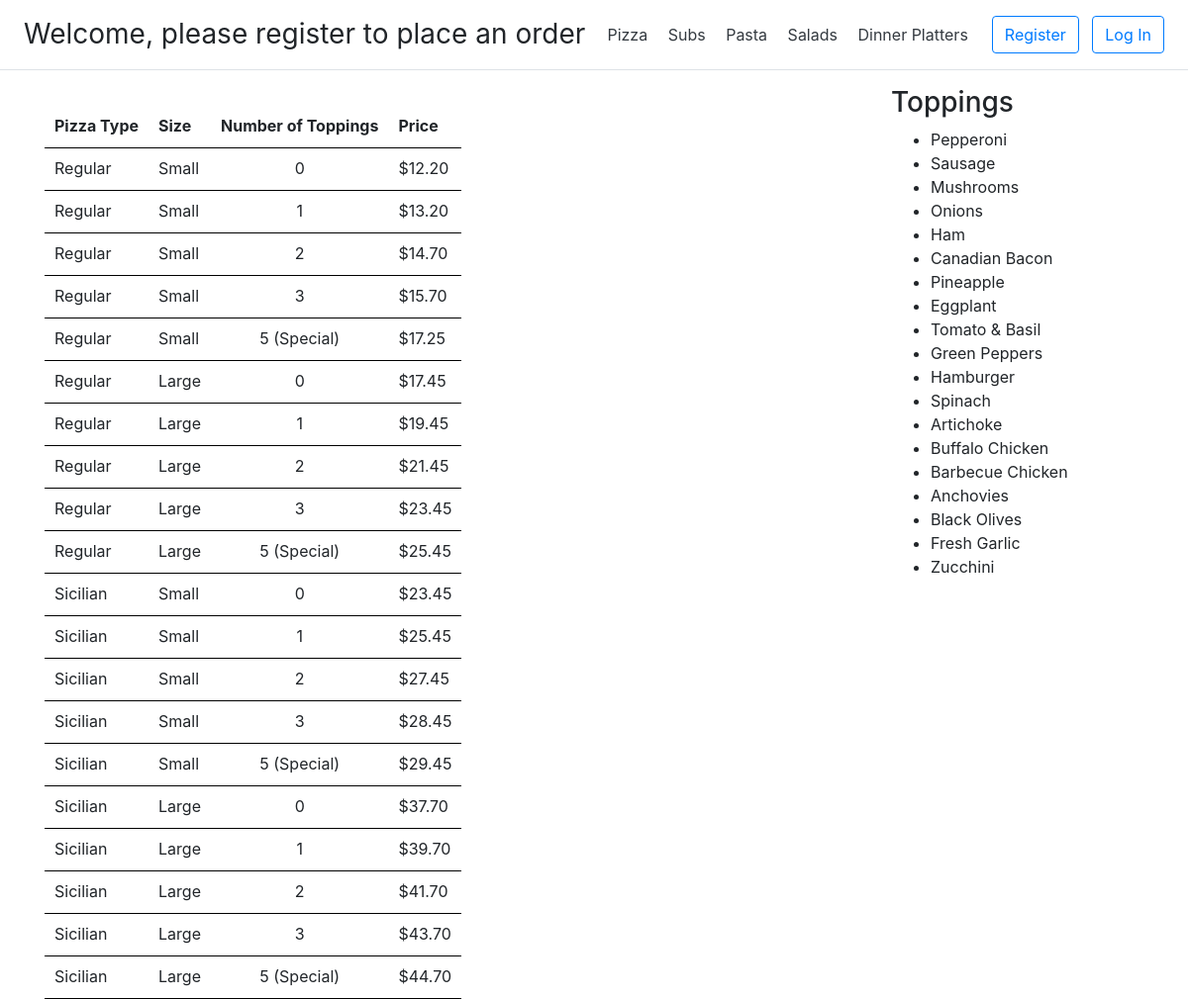
The app's page /menu/pizza with its own data.
### orders/models.py (models this page shows, shortened)
class PizzaPrice(models.Model):
    classification = models.CharField(max_length=10)
    size = models.CharField(max_length=10)
    num_toppings = models.IntegerField(default=0)
    price = models.DecimalField(max_digits=6, decimal_places=2)
    class Meta:
        verbose_name_plural = "Pizza Price"

class Toppings(models.Model):
    topping = models.CharField(max_length=10)
    def __str__(self):
        return f"{self.topping}"
    class Meta:
        verbose_name_plural = "Pizza Toppings"

### orders/views.py (the view)
# urls.py: path("menu/pizza", views.pizza, name="pizza"),
def pizza(request):
    route = "orders/pizza.html"
    pizza_menu = PizzaPrice.objects.all()
    toppings = Toppings.objects.all()
    context = {"toppings": toppings, "pizza_menu": pizza_menu}
    return auth_view(route, context, request)

### orders/views.py (called while the page is built)
def auth_view(route, context, request):
    if request.user.is_authenticated:
        context['user'] = request.user
        base_template = "orders/layoutAuth.html"
        context["base_template"] = base_template
        user_profile = UserProfile.objects.get(customer=request.user)
        return render(request, route, context)
    base_template = "orders/layout.html"
    context['userT'] = "please register to place an order"
    context["base_template"] = base_template
    return render(request, route, context)

### orders/templates/orders/pizza.html (shortened to what this page needs)
{% extends base_template %}
{% load static %}
{% block extra %}
<link rel="stylesheet" href="{% static 'orders/main.css' %}" />
{% endblock %}
{% block body %}
<div class="container">
    <div class="row">
        <div class="col-9">
            <table>
                {% if user.is_authenticated %}
                <thead>
                    <tr>
                        <th scope="col">Pizza Type</th>
                        <th scope="col">Size</th>
                        <th scope="col">Number of Toppings</th>
                        <th scope="col">Price</th>
                        <th scope="col">Add to Cart</th>
                    </tr>
                </thead>
                <tbody>
                    {% for menu in pizza_menu %}
                    <tr>
                        <td>{{menu.classification}}</td>
                        <td>{{menu.size}}</td>
                        <td align="center"> {{menu.num_toppings}} {% if menu.num_toppings == 5 %}(Special) {% endif %}
                        </td>
                        <td> ${{menu.price}}</td>
                        <td align="center">
                            <button type="button" class="btn btn-outline-dark" data-id="{{menu.id}}"
                                data-toppings="{{menu.num_toppings}}">+
                            </button>
                        </td>
                    </tr>
                    {% endfor %}
                </tbody>
                {% else %}
                <thead>
                    <tr>
                        <th scope="col">Pizza Type</th>
                        <th scope="col">Size</th>
                        <th scope="col">Number of Toppings</th>
                        <th scope="col">Price</th>
                    </tr>
                </thead>
                <tbody>
                    {% for menu in pizza_menu %}
                    <tr>
                        <td>{{menu.classification}}</td>
                        <td>{{menu.size}}</td>
                        <td align="center"> {{menu.num_toppings}} {% if menu.num_toppings == 5 %}(Special) {% endif %}
                        </td>
                        <td> ${{menu.price}}</td>
                    </tr>
                    {% endfor %}
                </tbody>
                {% endif %}
            </table>
        </div>
        <div class="col-3">
            <h3>Toppings</h3>
            <ul>
                {% for topping in toppings %}
                <li>
                    {{ topping }}
                </li>
                {% endfor %}
            </ul>
        </div>
    </div>
</div>
{% endblock %}

### orders/templates/orders/layout.html (shortened to what this page needs)
<!DOCTYPE html>
<html>
<head>
    <link rel="stylesheet" type="text/css"
          href="https://stackpath.bootstrapcdn.com/bootstrap/4.1.1/css/bootstrap.min.css"
>
    {% block extra %}{% endblock %}
</head>
<body>
<div class="d-flex flex-column flex-md-row align-items-center p-3 px-md-4 mb-3 bg-white border-bottom box-shadow">
    <h3 class="my-0 mr-md-auto font-weight-normal">Welcome, {{ userT }}</h3>
    <nav class="my-2 my-md-0 mr-md-3">
        <a class="p-2 text-dark" href="{% url 'pizza'%}">Pizza</a>
        <a class="p-2 text-dark" href="{% url 'subs'%}">Subs</a>
        <a class="p-2 text-dark" href="{% url 'pasta'%}">Pasta</a>
        <a class="p-2 text-dark" href="{% url 'salad'%}">Salads</a>
        <a class="p-2 text-dark" href="{% url 'platter'%}">Dinner Platters</a>
    </nav>
    <a class="btn btn-outline-primary" href="{% url 'register'%}">Register</a>
    <a class="btn btn-outline-primary" href="{% url 'login'%}">Log In</a>
</div>
{% block body %}
{% endblock %}
</body>
</html>

### orders/static/orders/main.css (style rules this page uses)
table { border-collapse: separate; border-spacing: 0; margin-top: 20px; }
th { text-align: left; font-weight: bold; border-bottom: 1px solid #000; }
th, td { padding: 8px 10px 10px; line-height: inherit; border-bottom: 1px solid #000; }
th { vertical-align: bottom }
td { vertical-align: top }

### records on screen
PizzaPrice: classification "Regular", size "Small", num_toppings "0", price "12.20"
PizzaPrice: classification "Regular", size "Small", num_toppings "1", price "13.20"
PizzaPrice: classification "Regular", size "Small", num_toppings "2", price "14.70"
PizzaPrice: classification "Regular", size "Small", num_toppings "3", price "15.70"
PizzaPrice: classification "Regular", size "Small", num_toppings "5", shows "(Special)", price "17.25"
PizzaPrice: classification "Regular", size "Large", num_toppings "0", price "17.45"
PizzaPrice: classification "Regular", size "Large", num_toppings "1", price "19.45"
PizzaPrice: classification "Regular", size "Large", num_toppings "2", price "21.45"
PizzaPrice: classification "Regular", size "Large", num_toppings "3", price "23.45"
PizzaPrice: classification "Regular", size "Large", num_toppings "5", shows "(Special)", price "25.45"
PizzaPrice: classification "Sicilian", size "Small", num_toppings "0", price "23.45"
PizzaPrice: classification "Sicilian", size "Small", num_toppings "1", price "25.45"
PizzaPrice: classification "Sicilian", size "Small", num_toppings "2", price "27.45"
PizzaPrice: classification "Sicilian", size "Small", num_toppings "3", price "28.45"
PizzaPrice: classification "Sicilian", size "Small", num_toppings "5", shows "(Special)", price "29.45"
PizzaPrice: classification "Sicilian", size "Large", num_toppings "0", price "37.70"
PizzaPrice: classification "Sicilian", size "Large", num_toppings "1", price "39.70"
PizzaPrice: classification "Sicilian", size "Large", num_toppings "2", price "41.70"
PizzaPrice: classification "Sicilian", size "Large", num_toppings "3", price "43.70"
PizzaPrice: classification "Sicilian", size "Large", num_toppings "5", shows "(Special)", price "44.70"
Toppings: topping "Pepperoni"
Toppings: topping "Sausage"
Toppings: topping "Mushrooms"
Toppings: topping "Onions"
Toppings: topping "Ham"
Toppings: topping "Canadian Bacon"
Toppings: topping "Pineapple"
Toppings: topping "Eggplant"
Toppings: topping "Tomato & Basil"
Toppings: topping "Green Peppers"
Toppings: topping "Hamburger"
Toppings: topping "Spinach"
Toppings: topping "Artichoke"
Toppings: topping "Buffalo Chicken"
Toppings: topping "Barbecue Chicken"
Toppings: topping "Anchovies"
Toppings: topping "Black Olives"
Toppings: topping "Fresh Garlic"
Toppings: topping "Zucchini"

### other values on screen
{{ userT }} "please register to place an order"
